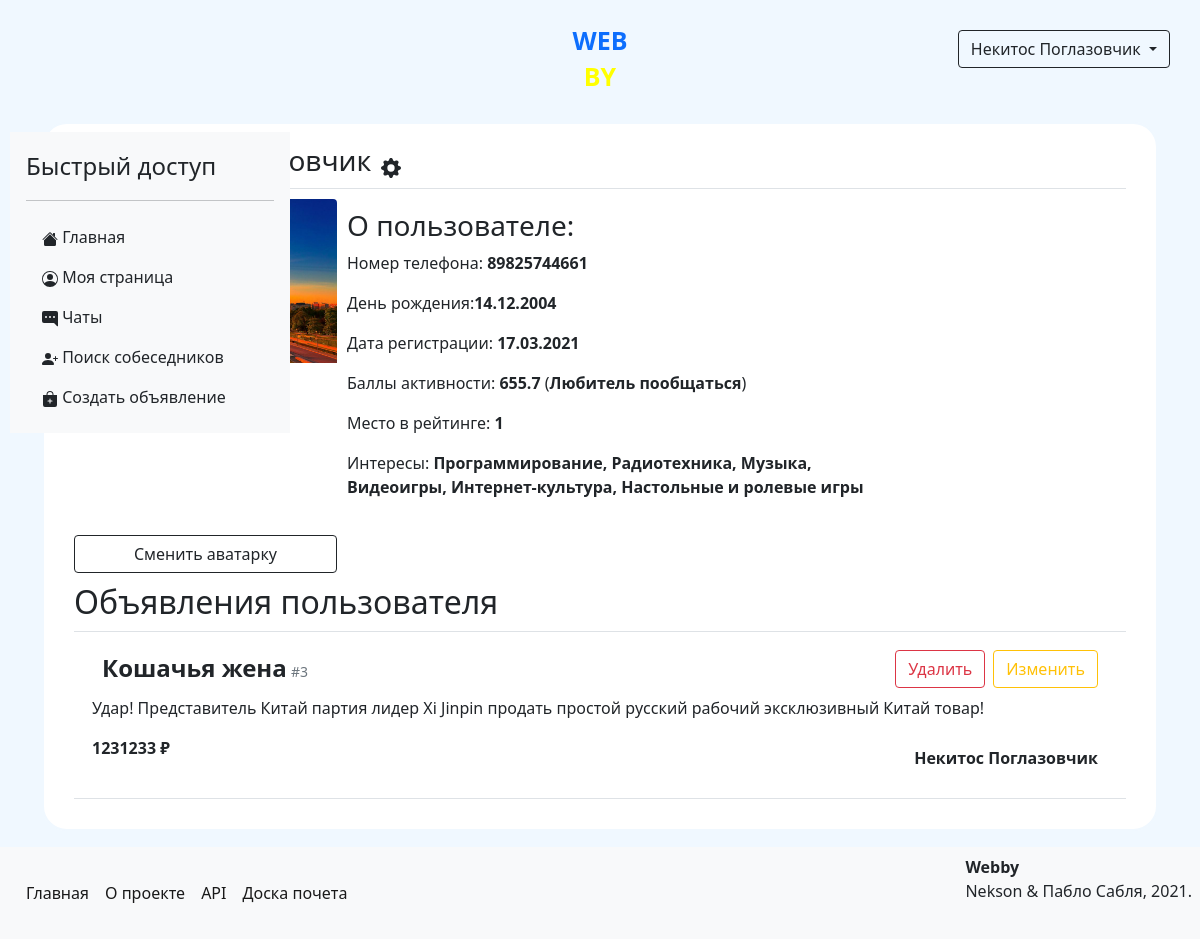
Screenshot of /profile/1 (signed in) with the database file from the repository.
### data/models/user.py (models this page shows, shortened)
class User(SqlAlchemyBase, UserMixin, SerializerMixin):
    __tablename__ = 'users'
    serialize_rules = ('-advertisements',)
    id = Column(Integer, autoincrement=True, primary_key=True)
    name = Column(Unicode)
    surname = Column(Unicode)
    birthday = Column(DateTime)
    email = Column(String, unique=True)
    phone_number = Column(String, unique=True)
    hashed_password = Column(String)
    registration_time = Column(DateTime, default=datetime.now)
    rating = Column(Integer, default=0)
    rank_id = Column(Integer, ForeignKey('ranks.id'))
    admin = Column(Boolean, default=0)
    advertisements = relationship('Advertisement', back_populates='author')
    interests = relationship('Interest', secondary='users_to_interests', backref='users')
    rank = relationship('Rank')

### data/models/ranks.py (models this page shows)
class Rank(SqlAlchemyBase, SerializerMixin):
    __tablename__ = 'ranks'
    id = Column(Integer, primary_key=True, autoincrement=True)
    title = Column(String)

### data/models/interests.py (models this page shows)
class Interest(SqlAlchemyBase, SerializerMixin):
    __tablename__ = 'interests'
    serialize_rules = ('-advertisements', '-users')
    id = Column(Integer, primary_key=True, autoincrement=True)
    title = Column(Unicode, nullable=True)

### data/models/advertisements.py (models this page shows, shortened)
class Advertisement(SqlAlchemyBase, SerializerMixin):
    __tablename__ = 'advertisements'
    serialize_rules = ('-author.email', '-author.rating', '-author.hashed_password', '-author.registration_time',
                       '-author.admin', '-author.interests')
    id = Column(Integer, primary_key=True, autoincrement=True)
    title = Column(String)
    author_id = Column(Integer, ForeignKey('users.id'))
    created_at = Column(DateTime, default=datetime.now)
    price = Column(Integer)
    content_id = Column(Integer, ForeignKey('contents.id'))
    author = relationship('User', back_populates='advertisements')
    content = relationship('Content')
    interests = relationship('Interest', secondary='advertisements_to_interests', backref='advertisements')

### data/models/content.py (models this page shows)
class Content(SqlAlchemyBase, SerializerMixin):
    __tablename__ = 'contents'
    id = Column(Integer, autoincrement=True, primary_key=True)
    content = Column(Text)

### main.py (the view)
@app.route('/profile/<int:user_id>')
@login_required
def show_profile(user_id):
    session = create_session()
    user = session.query(User).filter(User.id == user_id).first()
    all_users = session.query(User).order_by(User.rating.desc())
    position = 1
    for i in all_users:
        if i.id == user.id:
            break
        position += 1
    pic = session.query(Avatar).filter(Avatar.refers_to == user_id).first()
    if pic:
        profile_pic = url_for('static', filename=f"avatars/{pic.link}")
    else:
        profile_pic = url_for('static', filename='avatars/anon.png')
    return render_template('profile.html', user=user, pic=profile_pic, today=datetime.datetime.now(), position=position)

### data/db_session.py (called while the page is built)
def create_session() -> Session:
    global __factory
    return __factory()

### main.py (called while the page is built)
@login_manager.user_loader
def load_user(user_id):
    session = create_session()
    return session.query(User).get(user_id)

### templates/profile.html (shortened to what this page needs)
{% extends "base.html" %}
{% block content %}
<form class="clearfix">
    <div class="clearfix">
        <div class="clearfix border-bottom">
            <h3 class="float-start">{{ user.name }} {{ user.surname }}</h3>
            {% if user.id == current_user.id %}
                <a class="float-start link-dark" href="/profile/{{ current_user.id }}/settings">
                    <div>
                    </div>
                </a>
            {% endif %}
        </div>
        <div class="clearfix">
            <div class="float-start w-50">
                <h3>О пользователе:</h3>
                <p>Номер телефона: <b>{{ user.phone_number }}</b></p>
                <p>День рождения:<b>{{ user.birthday.strftime('%d.%m.%Y') }}</b></p>
                <p>Дата регистрации: <b>{{ user.registration_time.strftime('%d.%m.%Y') }}</b></p>
                <p>Баллы активности: <b>{{ user.rating }}</b> (<b>{{ user.rank.title }}</b>)</p>
                <a class="text-reset" href="/top"><p>Место в рейтинге: <b>{{ position }}</b></p></a>
                {% if user.interests %}
                    <p>Интересы:
                        {% for i in user.interests %}
                        <b>{{ i.title }}{% if not loop.last %},{% endif %}</b>
                        {% endfor %}
                    </p>
                {% endif %}
            </div>
        </div>
        <div>
            {% if user.id == current_user.id %}
                <a class="btn btn-outline-dark w-25 rounded-bottom" href="/profile/{{ current_user.id }}/avatar">Сменить аватарку</a>
            {% else %}
                <a class="btn btn-outline-dark w-25 rounded-bottom" href="/conversations/{{ user.id }}#bottom">Написать сообщение</a>
            {% endif %}
        </div>
        {% if user.advertisements %}
        <div class="clearfix">
            <h2 class="float-right d-inline">Объявления пользователя</h2>
        </div>
        {% endif %}
        {% for ad in user.advertisements %}
            <div class="p-2 border-top border-bottom">
                <div class="clearfix">
                    <div>
                        <span>
                            <b class="fs-4">{{ ad.title }}</b>
                            <small class="text-secondary">#{{ ad.id }}</small>
                        </span>
                        {% if current_user == ad.author %}
                            <a href="/advertisements/{{ ad.id }}/edit" class="btn btn-outline-warning float-end">Изменить</a>
                            <a href="/advertisements/{{ ad.id }}/delete" class="btn btn-outline-danger me-2 float-end">Удалить</a>
                        {% endif %}
                    </div>
                    <p>{{ ad.content.content }}</p>
                    <b>{{ ad.price }} ₽</b>
                    <div class="float-end">
                        <a href="/profile/{{ ad.author.id }}" class="text-reset"><b>{{ ad.author.name }} {{ ad.author.surname }}</b></a>
                    </div>
                </div>
            </div>
        {% endfor %}
    </div>
</form>
{% endblock %}

### templates/base.html (shortened to what this page needs)
<!DOCTYPE html>
<html lang="en">
<head>
    <link rel="stylesheet" href="/static/css/style.css">
    <link rel="stylesheet" href="https://cdn.jsdelivr.net/npm/bootstrap@5.0.0-beta1/dist/css/bootstrap.min.css"
>
</head>
<body>
<div class="header clearfix">
    {% if current_user.is_authenticated %}
        <div class="dropdown float-end">
            <button class="btn btn-outline-dark dropdown-toggle" type="button" id="dropdownMenuButton" data-toggle="dropdown" aria-haspopup="true" aria-expanded="false">
                {{ current_user.name }} {{ current_user.surname }}
            </button>
        </div>
    {% else %}
        <a class="btn btn-outline-dark float-end" href="/register">Зарегистрироваться</a>
        <a class="btn btn-outline-dark me-2 float-end" href="/login">Войти</a>
    {% endif %}
    <div class="logo">
        <a href="/">
            <p class="text-primary">WEB</p>
            <p class="yellow">BY</p>
        </a>
    </div>
</div>
{% if current_user.is_authenticated %}
        <div class="d-flex flex-column p-3 bg-light" style="width: 280px; position: fixed;">
            <span class="fs-4">Быстрый доступ</span>
              <hr>
            <ul class="nav nav-pills flex-column mb-auto">
                <li class="nav-item">
                  <a href="/" class="nav-link link-dark">
                      Главная
                  </a>
                </li>
                <li>
                  <a href="/profile/{{ current_user.id }}" class="nav-link link-dark">
                      Моя страница
                  </a>
                </li>
                <li>
                  <a href="/conversations" class="nav-link link-dark">
                    Чаты
                  </a>
                </li>
                  <li>
                      <a href="/search" class="nav-link link-dark">
                          Поиск собеседников
                      </a>
                  </li>
                <li>
                    <a href="/advertisements/create" class="nav-link link-dark">
                        Создать объявление
                    </a>
                </li>
              </ul>
        </div>
    {% endif %}
<main role="main" class="container clearfix" style="padding-bottom: 108px;">
    {% block content %}{% endblock %}
</main>
<footer class="clearfix p-2 bg-light fixed-bottom">
    <span class="fs-6 float-end"><b>Webby</b><br>Nekson & Пабло Сабля, 2021.</span>
    <nav class="navbar navbar-expand-lg navbar-light">
        <div class="collapse navbar-collapse" id="navbarSupportedContent">
          <ul class="navbar-nav me-auto mb-2 mb-lg-0">
            <li class="nav-item">
              <a class="nav-link active" href="/">Главная</a>
            </li>
            <li class="nav-item">
              <a class="nav-link active" href="/info">О проекте</a>
            </li>
            <li class="nav-item">
              <a class="nav-link active" href="/api">API</a>
            </li>
            <li class="nav-item">
                <a class="nav-link active" href="/top">Доска почета</a>
            </li>
          </ul>
        </div>
    </nav>
</footer>
</body>
</html>

### static/css/style.css (style rules this page uses)
body { background-color: aliceblue !important; }
.logo { text-align: center; margin-left: auto; margin-right: auto; margin-top: 10px; margin-bottom: 10px; max-width: 150px; font-size: 25px; font-weight: 700; line-height: 20px; }
a { text-decoration: none !important; }
.header { background-color: aliceblue; margin-bottom: 10px; padding: 10px; }
.yellow { color: yellow; }
div { margin: 10px; }
form { margin-left: auto; margin-right: auto; background-color: white; border: solid 2px aliceblue; border-radius: 25px; padding: 10px; }
footer { margin-top: 297px }

### rows the page displays
User: name "Некитос", surname "Поглазовчик", phone_number "89825744661", birthday "14.12.2004", registration_time "17.03.2021", rating "655.7"
Rank: rank "Любитель пообщаться"
Interest: title "Программирование"
Interest: title "Радиотехника"
Interest: title "Музыка"
Interest: title "Видеоигры"
Interest: title "Интернет-культура"
Interest: title "Настольные и ролевые игры"
Advertisement: title "Кошачья жена", id "3", content.content "Удар! Представитель Китай партия лидер Xi Jinpin продать простой русский рабочий эксклюзивный Китай товар!", price "1231233", author.name "Некитос", author.surname "Поглазовчик"

### other values shown
{{ position }} "1"
